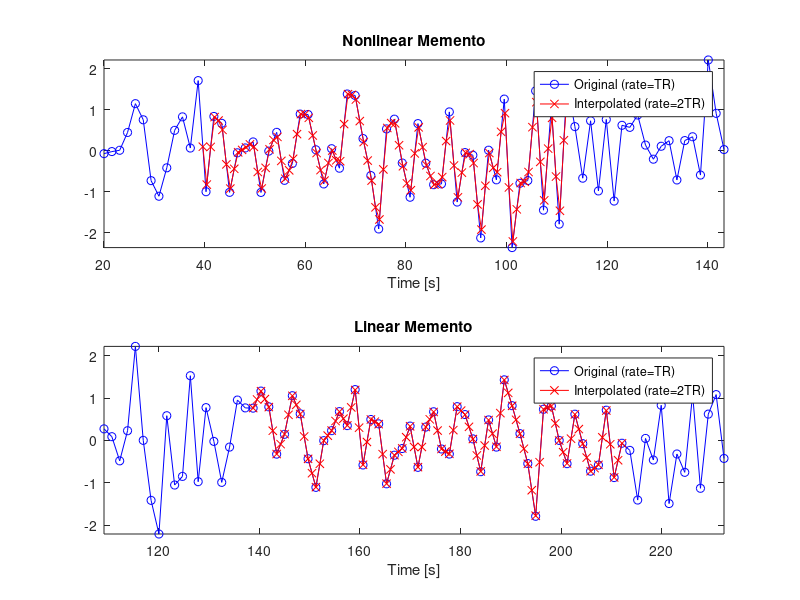

The MATLAB script that drew this image:
clc;
clear all;
close all;

N=80;
TR=1.56;

t1 = 20:TR:1000 + rand();
shift = 87 + 3*rand();
t2 = t1 + shift;

t1 = t1(1:N);
t2 = t2(1:N);

ind1 = round(N/5 - 3:(N-N/5 + 3)) - 10;
ind2 = ind1 + 20;

t1_new = t1(1)+(t1(end)-t1(1))/5 - 5;
t2_new = t2(1)+(t2(end)-t2(1))/5 + 5;

t1_new = t1_new:(TR/2):( t1_new + (t1(end)-t1(1))*3/5);
t2_new = t2_new:(TR/2):( t2_new + (t2(end)-t2(1))*3/5);

y1 = detrend(randn(1,N));
y2 = detrend(randn(1,N));
y2(ind2) = y1(ind1)*0.75 + 0.25*randn(1,length(ind2));

y1_new = interp1(t1,y1,t1_new,'linear');
y2_new = interp1(t2,y2,t2_new,'linear');

figure;
subplot(2,1,1);hold on
plot(t1,y1,'bo-');
plot(t1_new,y1_new,'rx-');
title('Nonlinear Memento')
legend('Original (rate=TR)','Interpolated (rate=2TR)')
xlabel('Time [s]')
axis tight;
box on

subplot(2,1,2);hold on
plot(t2,y2,'bo-');
plot(t2_new,y2_new,'rx-');
title('Linear Memento')
legend('Original (rate=TR)','Interpolated (rate=2TR)')
xlabel('Time [s]')
axis tight;
box on